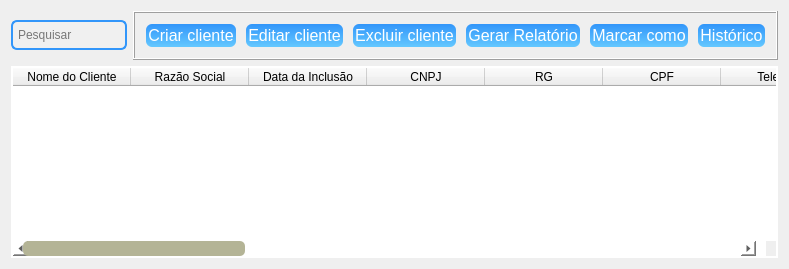
             <widget class="QWidget" name="tab_clientes">
              <attribute name="title">
               <string>Base de Clientes Juridícos</string>
              </attribute>
              <layout class="QGridLayout" name="gridLayout_22">
               <item row="0" column="1">
                <widget class="QFrame" name="frame_7">
                 <property name="sizePolicy">
                  <sizepolicy hsizetype="Expanding" vsizetype="Expanding">
                   <horstretch>0</horstretch>
                   <verstretch>0</verstretch>
                  </sizepolicy>
                 </property>
                 <property name="maximumSize">
                  <size>
                   <width>16777215</width>
                   <height>50</height>
                  </size>
                 </property>
                 <property name="frameShape">
                  <enum>QFrame::Box</enum>
                 </property>
                 <property name="frameShadow">
                  <enum>QFrame::Raised</enum>
                 </property>
                 <layout class="QVBoxLayout" name="verticalLayout_21">
                  <item>
                   <layout class="QHBoxLayout" name="horizontalLayout_25">
                    <item>
                     <widget class="QPushButton" name="btn_adicionar_cliente_juridico">
                      <property name="sizePolicy">
                       <sizepolicy hsizetype="Expanding" vsizetype="Expanding">
                        <horstretch>0</horstretch>
                        <verstretch>0</verstretch>
                       </sizepolicy>
                      </property>
                      <property name="cursor">
                       <cursorShape>PointingHandCursor</cursorShape>
                      </property>
                      <property name="styleSheet">
                       <string notr="true">QPushButton {
    color: rgb(255, 255, 255);
    border-radius: 8px;
    font-size: 16px;
    background: qlineargradient(x1:0, y1:0, x2:0, y2:1, stop:0 rgb(50, 150, 250), stop:1 rgb(100, 200, 255)); /* Gradiente de azul claro para azul mais claro */
    border: 4px solid transparent;
}

QPushButton:hover {
    background: qlineargradient(x1:0, y1:0, x2:0, y2:1, stop:0 rgb(100, 180, 255), stop:1 rgb(150, 220, 255)); /* Gradiente de azul mais claro para azul ainda mais claro */
    color: black;
}</string>
                      </property>
                      <property name="text">
                       <string>Criar cliente</string>
                      </property>
                     </widget>
                    </item>
                    <item>
                     <widget class="QPushButton" name="btn_editar_clientes">
                      <property name="sizePolicy">
                       <sizepolicy hsizetype="Expanding" vsizetype="Expanding">
                        <horstretch>0</horstretch>
                        <verstretch>0</verstretch>
                       </sizepolicy>
                      </property>
                      <property name="maximumSize">
                       <size>
                        <width>145</width>
                        <height>30</height>
                       </size>
                      </property>
                      <property name="cursor">
                       <cursorShape>PointingHandCursor</cursorShape>
                      </property>
                      <property name="autoFillBackground">
                       <bool>false</bool>
                      </property>
                      <property name="styleSheet">
                       <string notr="true">QPushButton {
    color: rgb(255, 255, 255);
    border-radius: 8px;
    font-size: 16px;
    background: qlineargradient(x1:0, y1:0, x2:0, y2:1, stop:0 rgb(50, 150, 250), stop:1 rgb(100, 200, 255)); /* Gradiente de azul claro para azul mais claro */
    border: 4px solid transparent;
}

QPushButton:hover {
    background: qlineargradient(x1:0, y1:0, x2:0, y2:1, stop:0 rgb(100, 180, 255), stop:1 rgb(150, 220, 255)); /* Gradiente de azul mais claro para azul ainda mais claro */
    color: black;
}</string>
                      </property>
                      <property name="text">
                       <string>Editar cliente</string>
                      </property>
                     </widget>
                    </item>
                    <item>
                     <widget class="QPushButton" name="btn_excluir_clientes">
                      <property name="sizePolicy">
                       <sizepolicy hsizetype="Expanding" vsizetype="Expanding">
                        <horstretch>0</horstretch>
                        <verstretch>0</verstretch>
                       </sizepolicy>
                      </property>
                      <property name="maximumSize">
                       <size>
                        <width>145</width>
                        <height>30</height>
                       </size>
                      </property>
                      <property name="cursor">
                       <cursorShape>PointingHandCursor</cursorShape>
                      </property>
                      <property name="autoFillBackground">
                       <bool>false</bool>
                      </property>
                      <property name="styleSheet">
                       <string notr="true">QPushButton {
    color: rgb(255, 255, 255);
    border-radius: 8px;
    font-size: 16px;
    background: qlineargradient(x1:0, y1:0, x2:0, y2:1, stop:0 rgb(50, 150, 250), stop:1 rgb(100, 200, 255)); /* Gradiente de azul claro para azul mais claro */
    border: 4px solid transparent;
}

QPushButton:hover {
    background: qlineargradient(x1:0, y1:0, x2:0, y2:1, stop:0 rgb(100, 180, 255), stop:1 rgb(150, 220, 255)); /* Gradiente de azul mais claro para azul ainda mais claro */
    color: black;
}</string>
                      </property>
                      <property name="text">
                       <string>Excluir cliente</string>
                      </property>
                     </widget>
                    </item>
                    <item>
                     <widget class="QPushButton" name="btn_gerar_relatorio_clientes">
                      <property name="sizePolicy">
                       <sizepolicy hsizetype="Expanding" vsizetype="Expanding">
                        <horstretch>0</horstretch>
                        <verstretch>0</verstretch>
                       </sizepolicy>
                      </property>
                      <property name="maximumSize">
                       <size>
                        <width>145</width>
                        <height>27</height>
                       </size>
                      </property>
                      <property name="cursor">
                       <cursorShape>PointingHandCursor</cursorShape>
                      </property>
                      <property name="autoFillBackground">
                       <bool>false</bool>
                      </property>
                      <property name="styleSheet">
                       <string notr="true">QPushButton {
    color: rgb(255, 255, 255);
    border-radius: 8px;
    font-size: 16px;
    background: qlineargradient(x1:0, y1:0, x2:0, y2:1, stop:0 rgb(50, 150, 250), stop:1 rgb(100, 200, 255)); /* Gradiente de azul claro para azul mais claro */
    border: 4px solid transparent;
}

QPushButton:hover {
    background: qlineargradient(x1:0, y1:0, x2:0, y2:1, stop:0 rgb(100, 180, 255), stop:1 rgb(150, 220, 255)); /* Gradiente de azul mais claro para azul ainda mais claro */
    color: black;
}</string>
                      </property>
                      <property name="text">
                       <string>Gerar Relatório</string>
                      </property>
                     </widget>
                    </item>
                    <item>
                     <widget class="QPushButton" name="btn_marcar_como_clientes">
                      <property name="sizePolicy">
                       <sizepolicy hsizetype="Expanding" vsizetype="Expanding">
                        <horstretch>0</horstretch>
                        <verstretch>0</verstretch>
                       </sizepolicy>
                      </property>
                      <property name="maximumSize">
                       <size>
                        <width>145</width>
                        <height>27</height>
                       </size>
                      </property>
                      <property name="cursor">
                       <cursorShape>PointingHandCursor</cursorShape>
                      </property>
                      <property name="autoFillBackground">
                       <bool>false</bool>
                      </property>
                      <property name="styleSheet">
                       <string notr="true">QPushButton {
    color: rgb(255, 255, 255);
    border-radius: 8px;
    font-size: 16px;
    background: qlineargradient(x1:0, y1:0, x2:0, y2:1, stop:0 rgb(50, 150, 250), stop:1 rgb(100, 200, 255)); /* Gradiente de azul claro para azul mais claro */
    border: 4px solid transparent;
}

QPushButton:hover {
    background: qlineargradient(x1:0, y1:0, x2:0, y2:1, stop:0 rgb(100, 180, 255), stop:1 rgb(150, 220, 255)); /* Gradiente de azul mais claro para azul ainda mais claro */
    color: black;
}</string>
                      </property>
                      <property name="text">
                       <string>Marcar como</string>
                      </property>
                     </widget>
                    </item>
                    <item>
                     <widget class="QPushButton" name="btn_historico_clientes">
                      <property name="sizePolicy">
                       <sizepolicy hsizetype="Expanding" vsizetype="Expanding">
                        <horstretch>0</horstretch>
                        <verstretch>0</verstretch>
                       </sizepolicy>
                      </property>
                      <property name="maximumSize">
                       <size>
                        <width>145</width>
                        <height>27</height>
                       </size>
                      </property>
                      <property name="cursor">
                       <cursorShape>PointingHandCursor</cursorShape>
                      </property>
                      <property name="autoFillBackground">
                       <bool>false</bool>
                      </property>
                      <property name="styleSheet">
                       <string notr="true">QPushButton {
    color: rgb(255, 255, 255);
    border-radius: 8px;
    font-size: 16px;
    background: qlineargradient(x1:0, y1:0, x2:0, y2:1, stop:0 rgb(50, 150, 250), stop:1 rgb(100, 200, 255)); /* Gradiente de azul claro para azul mais claro */
    border: 4px solid transparent;
}

QPushButton:hover {
    background: qlineargradient(x1:0, y1:0, x2:0, y2:1, stop:0 rgb(100, 180, 255), stop:1 rgb(150, 220, 255)); /* Gradiente de azul mais claro para azul ainda mais claro */
    color: black;
}</string>
                      </property>
                      <property name="text">
                       <string>Histórico</string>
                      </property>
                     </widget>
                    </item>
                   </layout>
                  </item>
                 </layout>
                </widget>
               </item>
               <item row="0" column="0">
                <widget class="QLineEdit" name="line_clientes">
                 <property name="sizePolicy">
                  <sizepolicy hsizetype="Expanding" vsizetype="Expanding">
                   <horstretch>0</horstretch>
                   <verstretch>0</verstretch>
                  </sizepolicy>
                 </property>
                 <property name="maximumSize">
                  <size>
                   <width>260</width>
                   <height>30</height>
                  </size>
                 </property>
                 <property name="styleSheet">
                  <string notr="true">QLineEdit {
	color: black;
    background-color: rgb(240, 240, 240); /* Cor de fundo cinza claro */
    border: 2px solid rgb(50, 150,250); /* Borda azul */
    border-radius: 6px; /* Cantos arredondados */
    padding: 3px; /* Espaçamento interno */
}

QLineEdit::placeholderText {
    color: black; /* Cor do texto do placeholder */
}
</string>
                 </property>
                 <property name="placeholderText">
                  <string>Pesquisar</string>
                 </property>
                </widget>
               </item>
               <item row="1" column="0" colspan="2">
                <widget class="QTableWidget" name="table_clientes_juridicos">
                 <property name="styleSheet">
                  <string notr="true">/* Estiliza apenas o QTableView com objectName &quot;table_ativos&quot; */
QTableView {
    gridline-color: black;
    border: 2px solid white;
    color: black;
    selection-color: white;
}

/* Estiliza a barra de rolagem horizontal */
QTableView QScrollBar:horizontal {
    border: none;
    background-color: rgb(255, 255, 255);
    height: 15px;
    margin: 0px 10px 0px 10px;
}

/* Estiliza a barra de rolagem vertical */
QTableView QScrollBar:vertical {
    border: none;
    background-color: rgb(255, 255, 255); /* branco */
    width: 35px;
    margin: 0px 10px 0px 10px;
}

/* Parte que você arrasta */
QTableView QScrollBar::handle:vertical {
    background-color: rgb(180, 180,150);  /* cinza */
    min-height: 30px;
	border-radius: 5px;
}

QTableView QScrollBar::handle:horizontal{
	background-color: rgb(180,180,150);
	min-height: 30px;
	border-radius: 5px;
}

/* Remove os botões */
QTableView QScrollBar::add-line:vertical,
QTableView QScrollBar::sub-line:vertical {
    height: 0px;
    width: 0px;
    border: none;
    background: none;
}

QTableView QScrollBar::groove:horizontal{
	background-color: rgb(100,240,240);
	border-radius: 2px;
	height: 15px;
	margin: 0px 10px 0px 10px;
}

/* Estilo para item selecionado */
QTableWidget::item:selected {
    background-color: rgb(0, 120, 215);
    color: white;
}</string>
                 </property>
                 <property name="frameShape">
                  <enum>QFrame::Box</enum>
                 </property>
                 <property name="editTriggers">
                  <set>QAbstractItemView::NoEditTriggers</set>
                 </property>
                 <property name="selectionBehavior">
                  <enum>QAbstractItemView::SelectRows</enum>
                 </property>
                 <property name="gridStyle">
                  <enum>Qt::SolidLine</enum>
                 </property>
                 <property name="cornerButtonEnabled">
                  <bool>false</bool>
                 </property>
                 <attribute name="horizontalHeaderDefaultSectionSize">
                  <number>118</number>
                 </attribute>
                 <attribute name="verticalHeaderVisible">
                  <bool>false</bool>
                 </attribute>
                 <column>
                  <property name="text">
                   <string>Nome do Cliente</string>
                  </property>
                 </column>
                 <column>
                  <property name="text">
                   <string>Razão Social</string>
                  </property>
                 </column>
                 <column>
                  <property name="text">
                   <string>Data da Inclusão</string>
                  </property>
                 </column>
                 <column>
                  <property name="text">
                   <string>CNPJ</string>
                  </property>
                 </column>
                 <column>
                  <property name="text">
                   <string>RG</string>
                  </property>
                 </column>
                 <column>
                  <property name="text">
                   <string>CPF</string>
                  </property>
                 </column>
                 <column>
                  <property name="text">
                   <string>Telefone</string>
                  </property>
                 </column>
                 <column>
                  <property name="text">
                   <string>CEP</string>
                  </property>
                 </column>
                 <column>
                  <property name="text">
                   <string>Endereço</string>
                  </property>
                 </column>
                 <column>
                  <property name="text">
                   <string>Número</string>
                  </property>
                 </column>
                 <column>
                  <property name="text">
                   <string>Complemento</string>
                  </property>
                 </column>
                 <column>
                  <property name="text">
                   <string>Cidade</string>
                  </property>
                 </column>
                 <column>
                  <property name="text">
                   <string>Bairro</string>
                  </property>
                 </column>
                 <column>
                  <property name="text">
                   <string>Estado</string>
                  </property>
                 </column>
                 <column>
                  <property name="text">
                   <string>Status do Cliente</string>
                  </property>
                 </column>
                 <column>
                  <property name="text">
                   <string>Categoria do Cliente</string>
                  </property>
                 </column>
                 <column>
                  <property name="text">
                   <string>Última Atualização</string>
                  </property>
                 </column>
                 <column>
                  <property name="text">
                   <string>Origem do Cliente</string>
                  </property>
                 </column>
                 <column>
                  <property name="text">
                   <string>Valor Gasto Total</string>
                  </property>
                 </column>
                 <column>
                  <property name="text">
                   <string>Última Compra</string>
                  </property>
                 </column>
                </widget>
               </item>
              </layout>
             </widget>
